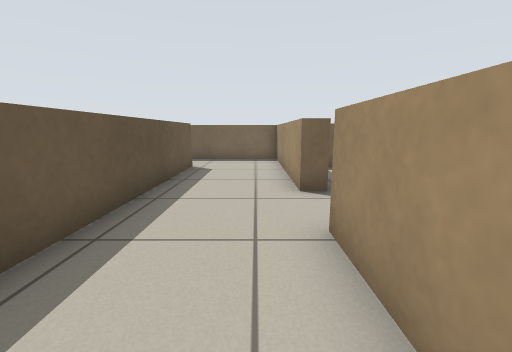
view 1 (above)

21 first-person views from a walk through a world built for the Player/Stage simulator. The camera is 0.67 m above the floor, tilts 10° down and sees 90° across. The lines on the ground mark 1 m squares. The floor is counted in squares, 0.5 m on a side. Each view is taken from the middle of a square. On the plan, view 1 faces up. The plan holds only what a view shows up to about 13 squares ahead; the rest is blank. The place goes on beyond the plan. Robots are left out.

view 2
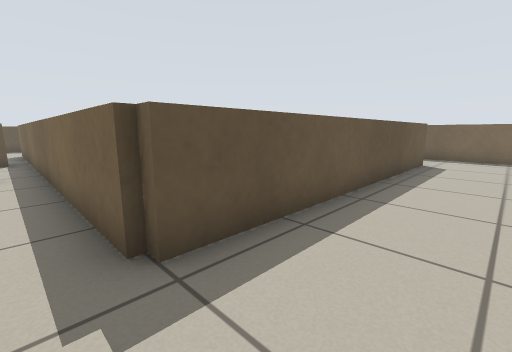

view 3
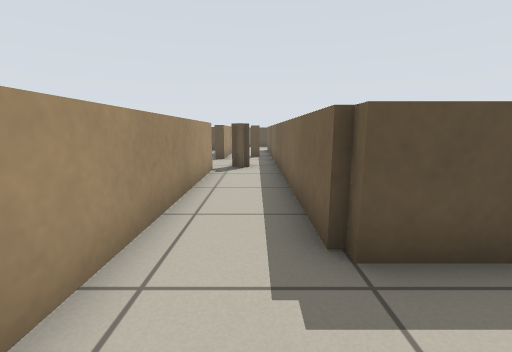

view 4
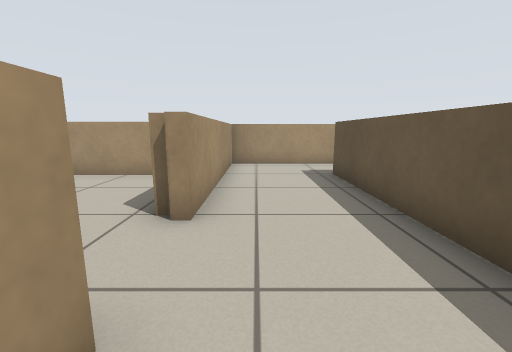

view 5
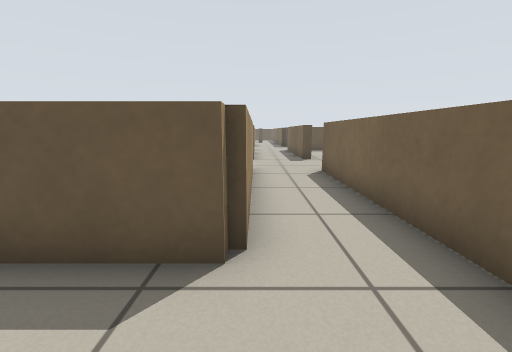

view 6
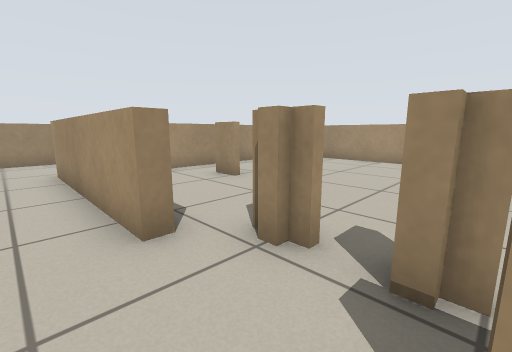

view 7
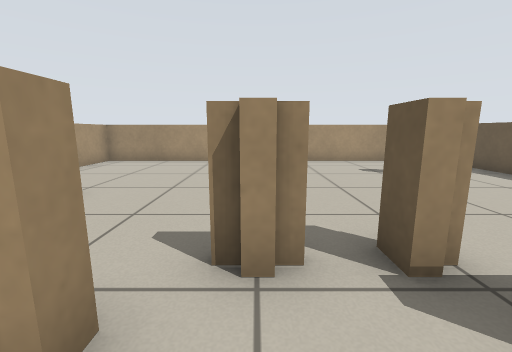

view 8
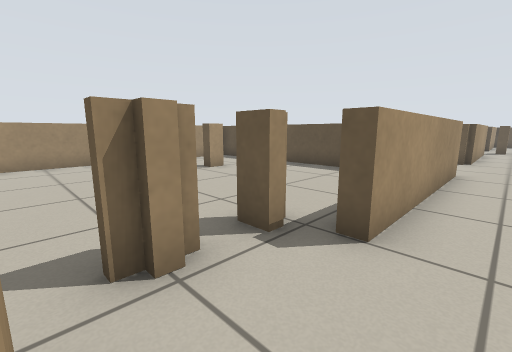

view 9
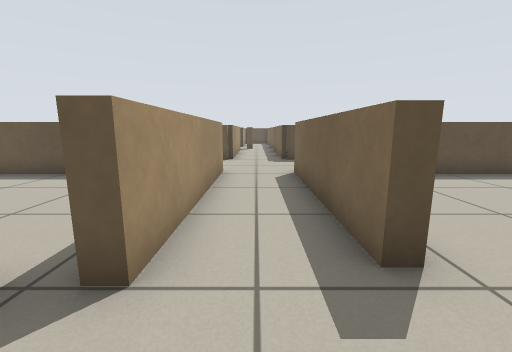

view 10
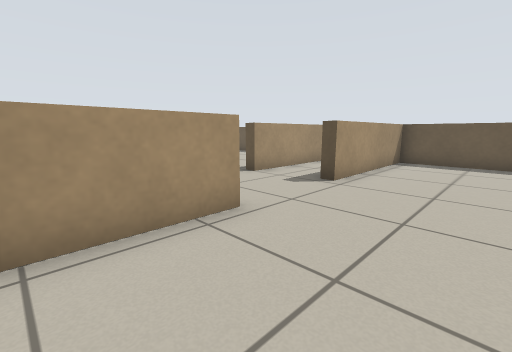

view 11
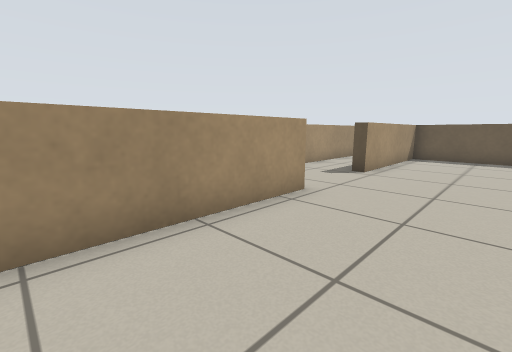

view 12
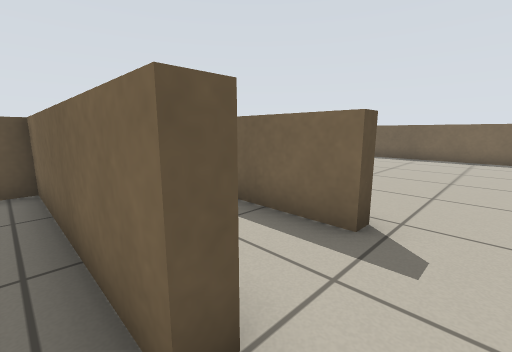

view 13
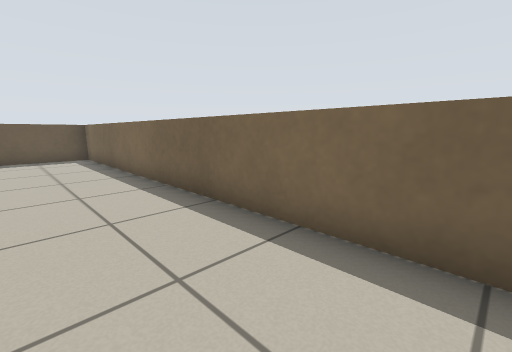

view 14
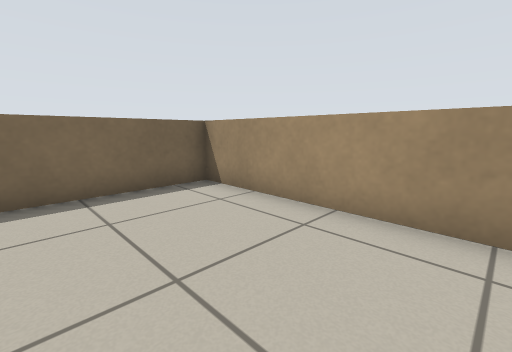

view 15
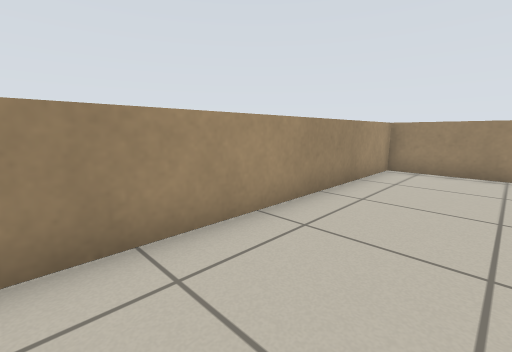

view 16
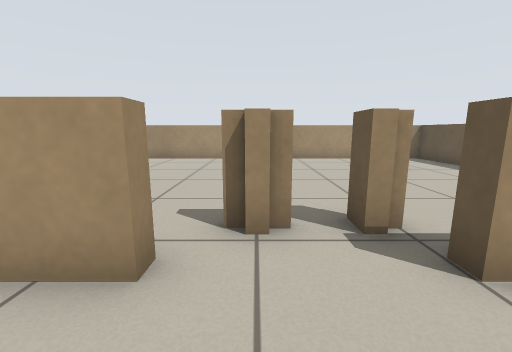

view 17
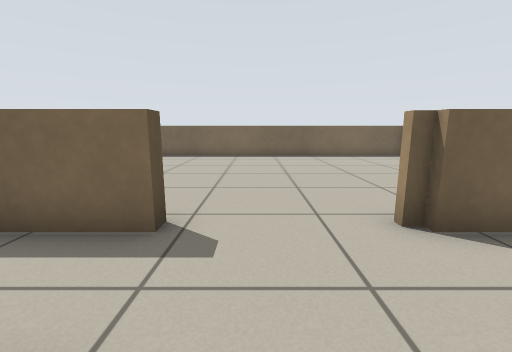

view 18
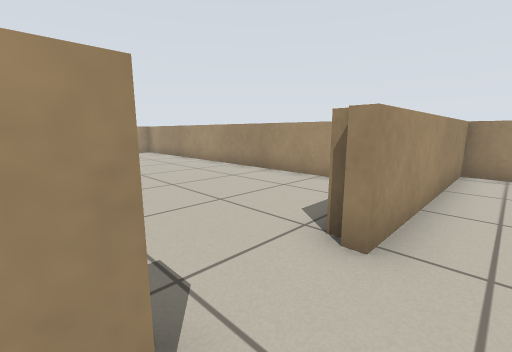

view 19
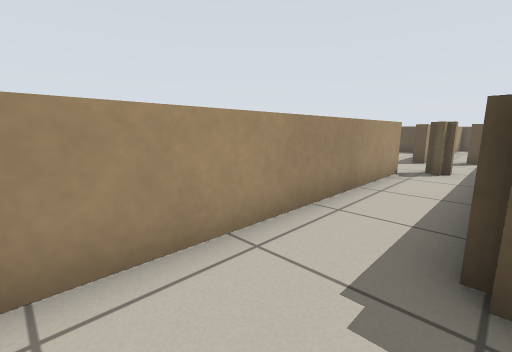

view 20
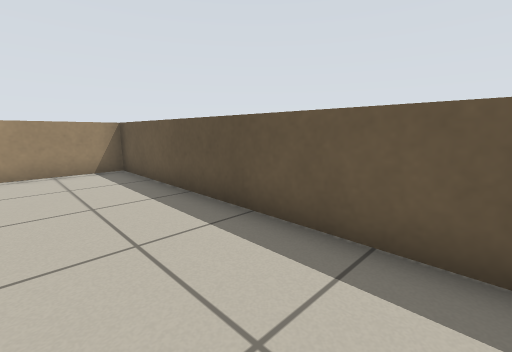

view 21
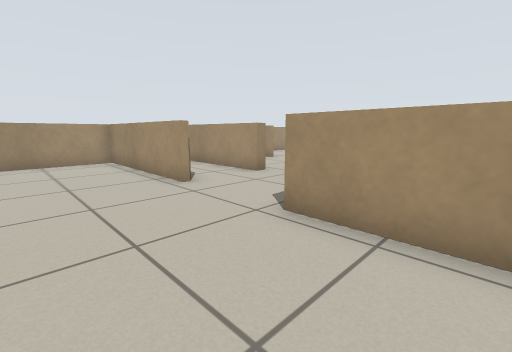

### Floor plan
Key: @ floor where view 1 was taken; # wall or solid block; . floor; = window, fence, low wall or low ledge.
Columns run from 19 left of view 1 to 12 right of it. Each row starts with its distance up from view 1.
 23  #==============#
 22  =..............=
 21  =..............=
 20  =..............=
 19  =..............=
 18  =..............=
 17  =..............=
 16  =..............=
 15  =..............=
 14  =..............=
 13  #=====...======#==
 12 .=======..==========#
 11 ....................=
 10 ========..=======...=
  9  #======.==     #=..=
  8     ...=.=..... #=..=
  7   ..............#=..=
  6  =...........==.#=..==
  5  =..............#=......
  4  =..............#=........
  3  =..=...........#=..==.......
  2  =..............#=..= .........
  1  =. ............#=..= ..........
  0  =. ............#=.@= ..........
 -1  ################=..= ==========
 -2    ..==..=..........=
 -3    ......==.........=
 -4       ==..======#====

Positions as (right, up) in squares from view 1, and headings:
1: (0, 0), facing up
2: (0, -2), facing up-left
3: (0, -2), facing left
4: (0, 7), facing down
5: (0, 10), facing left
6: (-12, 11), facing down-right
7: (-10, 11), facing down
8: (-9, 11), facing down-left
9: (-10, 11), facing left
10: (-6, 16), facing down-left
11: (-4, 16), facing down-left
12: (-11, 9), facing up-left
13: (-4, 20), facing up-left
14: (-7, 17), facing up-right
15: (-6, 22), facing down-right
16: (-10, 12), facing down
17: (-11, 9), facing up
18: (0, 6), facing down-right
19: (0, -1), facing down-left
20: (-15, 22), facing down-left
21: (-15, 16), facing down-right
